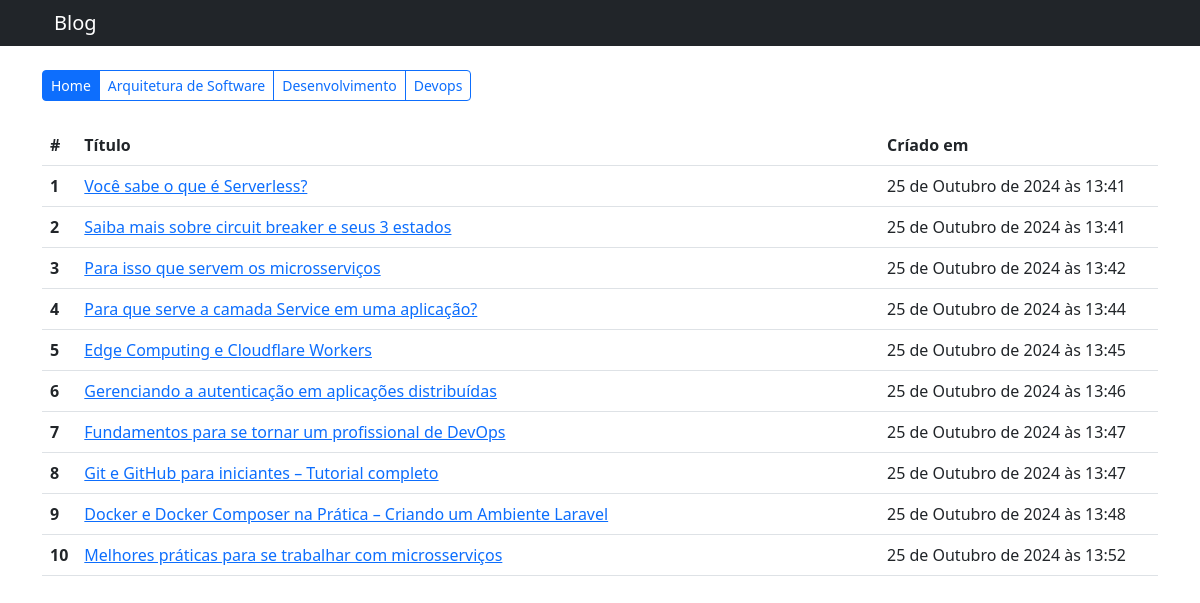
Screenshot of /blog/ with the database file from the repository.
### core/models.py (models this page shows, shortened)
class Tag(models.Model):
    name = models.CharField(max_length=50, unique=True, verbose_name='Nome')
    class Meta:
        verbose_name = 'Tag'
        verbose_name_plural = 'Tags'
    def __str__(self):
        return self.name

class Post(models.Model):
    title = models.CharField(max_length=100, unique=True, verbose_name='Título')
    content = models.TextField(verbose_name='Conteúdo')
    created_at = models.DateTimeField(verbose_name='Criado em', null=True, editable=False, auto_now_add=True)
    tags = models.ManyToManyField('Tag', verbose_name='Tags', related_name='posts')
    author = models.ForeignKey('auth.User', on_delete=models.PROTECT, verbose_name='Autor', related_name='posts', editable=False, null=True)
    class Meta:
        verbose_name = 'Post'
        verbose_name_plural = 'Posts'

### core/views.py (the view)
# urls.py: path("blog/", posts_view, name="core_posts_view"),
def posts_view(request):
    tags = Tag.objects.all()
    posts = Post.objects.all()
    return render(request, 'core/posts.html', { "tags": tags, "posts": posts })

### core/templates/core/posts.html (shortened to what this page needs)
{% extends 'base.html' %}
{% block content %}
  <div class="btn-group" role="group" aria-label="Basic example">
    {% if not id %}
      <a href="/blog/" class="btn btn-sm btn-primary">Home</a>
    {% else %}
      <a href="/blog/" class="btn btn-sm btn-outline-primary">Home</a>
    {% endif %}
    {% for tag in tags %}
      {% if tag.id == id %}
        <a href="/blog/tag/{{ tag.id }}" class="btn btn-sm btn-primary">{{ tag }}</a>
      {% else %}
        <a href="/blog/tag/{{ tag.id }}" class="btn btn-sm btn-outline-primary">{{ tag }}</a>
      {% endif %}
    {% endfor %}
  </div>
  {% if posts %}
    <table class="table mt-4">
      <thead>
        <tr>
          <th scope="col" width="2%">#</th>
          <th scope="col">Título</th>
          <th scope="col" width="25%">Críado em</th>
        </tr>
      </thead>
      <tbody>
        {% for post in posts %}
          <tr>
            <th scope="row">{{ post.id }}</th>
            <td>
              <a href="/blog/post/{{ post.id }}">{{ post.title }}</a>
            </td>
            <td>{{ post.created_at }}</td>
          </tr>
        {% endfor %}
      </tbody>
    </table>
  {% endif %}
{% endblock %}

### core/templates/base.html (shortened to what this page needs)
<!DOCTYPE html>
<html lang="pt-br">
  <head>
    <link href="https://cdn.jsdelivr.net/npm/bootstrap@5.3.0-alpha3/dist/css/bootstrap.min.css" rel="stylesheet" />
  </head>
  <body>
    <nav class="navbar bg-dark mb-4" data-bs-theme="dark">
      <div class="container">
        <div class="container-fluid">
          <a class="navbar-brand" href="/blog/" target="_self">Blog</a>
        </div>
      </div>
    </nav>
    <main class="container">
      {% block content %}
      {% endblock %}
    </main>
  </body>
</html>

### rows the page displays
Tag: name "Arquitetura de Software"
Tag: name "Desenvolvimento"
Tag: name "Devops"
Post: id "1", title "Você sabe o que é Serverless?", created_at "25 de Outubro de 2024 às 13:41"
Post: id "2", title "Saiba mais sobre circuit breaker e seus 3 estados", created_at "25 de Outubro de 2024 às 13:41"
Post: id "3", title "Para isso que servem os microsserviços", created_at "25 de Outubro de 2024 às 13:42"
Post: id "4", title "Para que serve a camada Service em uma aplicação?", created_at "25 de Outubro de 2024 às 13:44"
Post: id "5", title "Edge Computing e Cloudflare Workers", created_at "25 de Outubro de 2024 às 13:45"
Post: id "6", title "Gerenciando a autenticação em aplicações distribuídas", created_at "25 de Outubro de 2024 às 13:46"
Post: id "7", title "Fundamentos para se tornar um profissional de DevOps", created_at "25 de Outubro de 2024 às 13:47"
Post: id "8", title "Git e GitHub para iniciantes – Tutorial completo", created_at "25 de Outubro de 2024 às 13:47"
Post: id "9", title "Docker e Docker Composer na Prática – Criando um Ambiente Laravel", created_at "25 de Outubro de 2024 às 13:48"
Post: id "10", title "Melhores práticas para se trabalhar com microsserviços", created_at "25 de Outubro de 2024 às 13:52"
